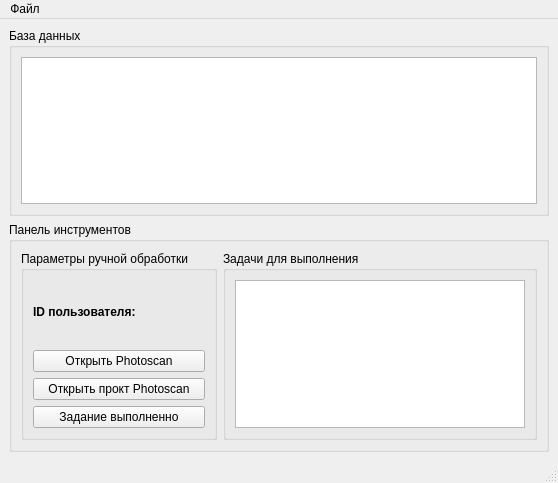
<?xml version="1.0" encoding="UTF-8"?>
<ui version="4.0">
 <class>MainWindow</class>
 <widget class="QMainWindow" name="MainWindow">
  <property name="geometry">
   <rect>
    <x>0</x>
    <y>0</y>
    <width>558</width>
    <height>483</height>
   </rect>
  </property>
  <property name="windowTitle">
   <string>Монитор ручной обработки</string>
  </property>
  <widget class="QWidget" name="centralwidget">
   <layout class="QVBoxLayout" name="verticalLayout_4">
    <item>
     <widget class="QGroupBox" name="groupBox">
      <property name="title">
       <string>База данных</string>
      </property>
      <layout class="QVBoxLayout" name="verticalLayout">
       <item>
        <widget class="QTableWidget" name="tableWidget"/>
       </item>
      </layout>
     </widget>
    </item>
    <item>
     <widget class="QGroupBox" name="groupBox_2">
      <property name="title">
       <string>Панель инструментов</string>
      </property>
      <layout class="QHBoxLayout" name="horizontalLayout">
       <item>
        <widget class="QGroupBox" name="groupBox_3">
         <property name="title">
          <string>Параметры ручной обработки</string>
         </property>
         <layout class="QVBoxLayout" name="verticalLayout_3">
          <item>
           <widget class="QLabel" name="label">
            <property name="font">
             <font>
              <weight>75</weight>
              <bold>true</bold>
             </font>
            </property>
            <property name="text">
             <string>ID пользователя: </string>
            </property>
           </widget>
          </item>
          <item>
           <widget class="QPushButton" name="pushButton_3">
            <property name="text">
             <string>Открыть Photoscan</string>
            </property>
           </widget>
          </item>
          <item>
           <widget class="QPushButton" name="pushButton">
            <property name="text">
             <string>Открыть прокт Photoscan</string>
            </property>
           </widget>
          </item>
          <item>
           <widget class="QPushButton" name="pushButton_2">
            <property name="text">
             <string>Задание выполненно</string>
            </property>
           </widget>
          </item>
         </layout>
        </widget>
       </item>
       <item>
        <widget class="QGroupBox" name="groupBox_4">
         <property name="title">
          <string>Задачи для выполнения</string>
         </property>
         <layout class="QVBoxLayout" name="verticalLayout_2">
          <item>
           <widget class="QListView" name="listView"/>
          </item>
         </layout>
        </widget>
       </item>
      </layout>
     </widget>
    </item>
   </layout>
  </widget>
  <widget class="QMenuBar" name="menubar">
   <property name="geometry">
    <rect>
     <x>0</x>
     <y>0</y>
     <width>558</width>
     <height>21</height>
    </rect>
   </property>
   <widget class="QMenu" name="menu">
    <property name="title">
     <string>Файл</string>
    </property>
    <addaction name="action"/>
    <addaction name="separator"/>
    <addaction name="action_3"/>
    <addaction name="action_4"/>
   </widget>
   <addaction name="menu"/>
  </widget>
  <widget class="QStatusBar" name="statusbar"/>
  <action name="action">
   <property name="text">
    <string>Подключится к БД</string>
   </property>
  </action>
  <action name="action_3">
   <property name="text">
    <string>Настройки</string>
   </property>
  </action>
  <action name="action_4">
   <property name="text">
    <string>Выход</string>
   </property>
  </action>
 </widget>
 <resources/>
 <connections/>
</ui>
